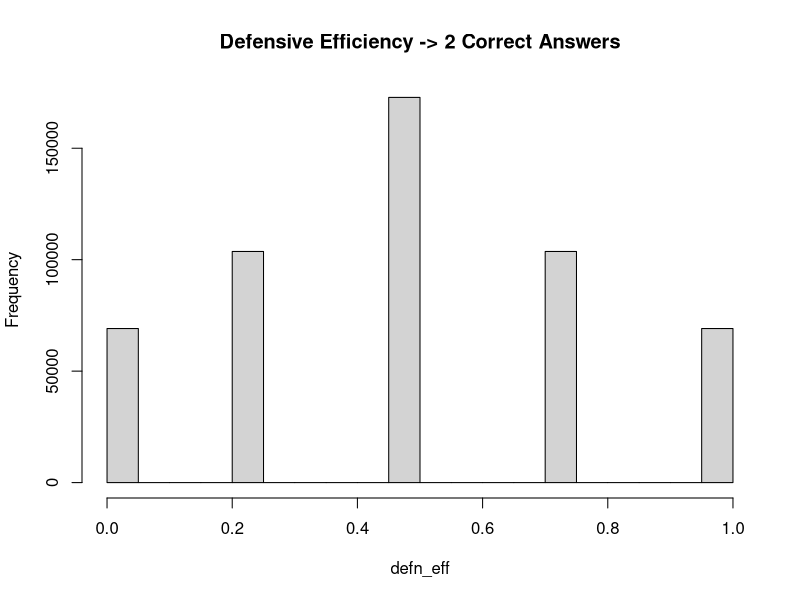

This figure's R source:
# https://thefiddler.substack.com/p/can-you-defend-your-trivia-knowledge

library(combinat)
library(purrr)


grid_expander <- function(vect_1, vect_2) {
  require(combinat)
  
  perm_1 <- permn(vect_1) # Them
  perm_2 <- permn(vect_2) # Us
  
  expanded_df <- expand.grid(perm_1, perm_2) 
  
  return(expanded_df)
}


trivia_scorer <- function(list_1, list_2) {
  v1 <- unlist(list_1) # Them (Boolean)
  v2 <- unlist(list_2) # Us (Integer)
  
  scores_1 <- v2[v1]
  scores_2 <- sum(scores_1)

  return(scores_2)
}


points <- c(0, 1, 1, 2, 2, 3)
questions <- length(points)
correct <- 2
incorrect <- questions - correct
threshold <- 1/2

v <- c(rep(TRUE, correct), rep(FALSE, incorrect) )

combo_df <- grid_expander(v, points)
games <- nrow(combo_df)

scores <- map2_int(combo_df$Var1, combo_df$Var2, ~trivia_scorer(.x, .y) )

least <- sum(head(points, correct) )
most <- sum(tail(points, correct) )
nums <- most - scores
denom <- most - least  

defn_eff <- nums / denom

wins <- sum(defn_eff > threshold)

hist(defn_eff, main = paste("Defensive Efficiency ->" , correct, "Correct Answers") )

rm(correct, incorrect, questions, threshold)
rm(v, points, combo_df)
rm(scores, defn_eff)
rm(most, least, nums, denom)

soln <- wins / games
sprintf("%1.3f%%", soln*100) 
# 1/3

# https://thefiddler.substack.com/p/how-many-rabbits-can-you-pull-out
